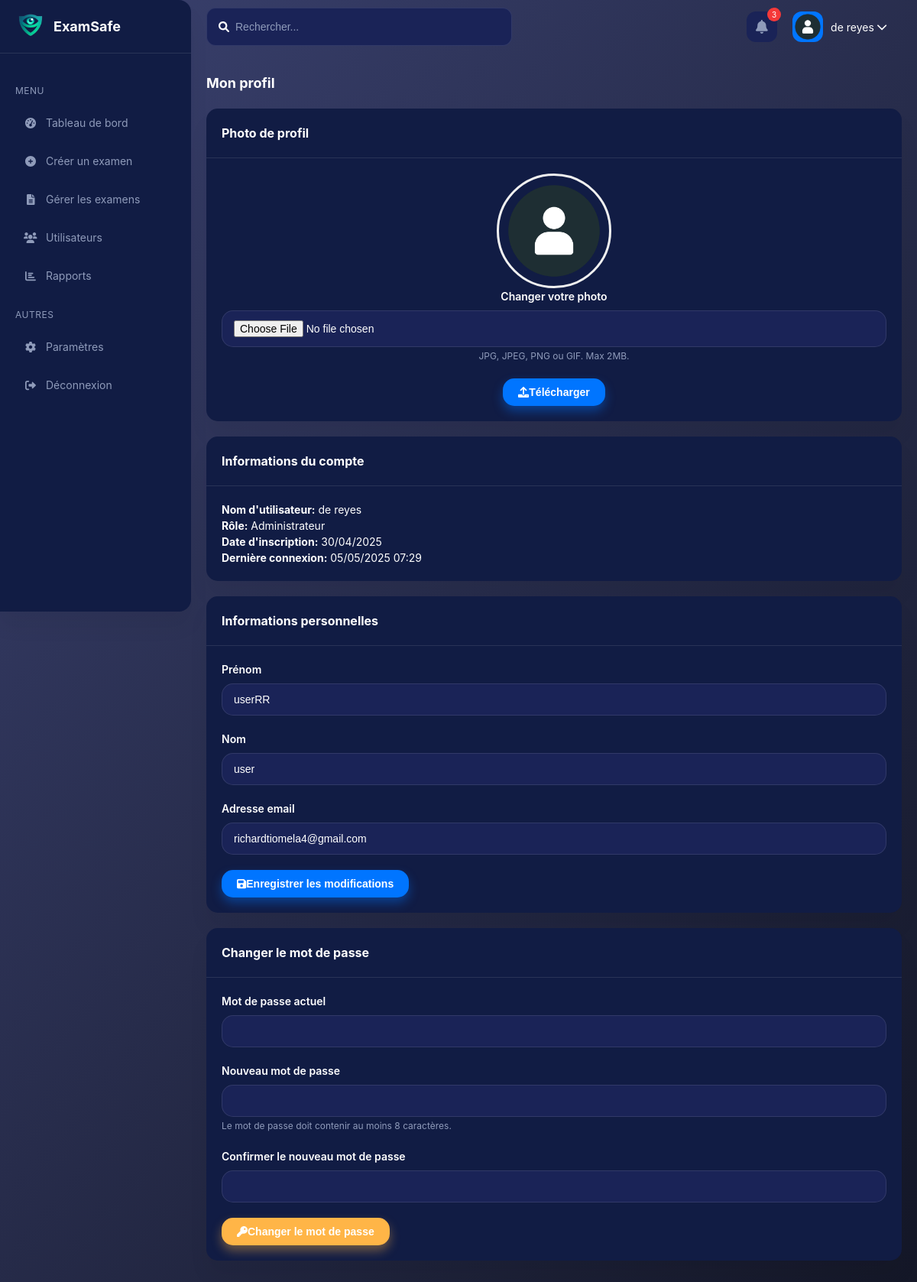
The app's page /admin/profile.php (signed in) with its own data.
### tables this page shows
CREATE TABLE `users` (
  `id` int NOT NULL,
  `username` varchar(50) DEFAULT 'user',
  `password` varchar(255) NOT NULL,
  `email` varchar(100) NOT NULL,
  `first_name` varchar(50) DEFAULT 'user_firstname',
  `last_name` varchar(50) DEFAULT 'user_lastname',
  `role` enum('admin','teacher','student') NOT NULL DEFAULT 'student',
  `role_id` int DEFAULT NULL,
  `status` enum('active','inactive','suspended') NOT NULL DEFAULT 'active',
  `profile_image` varchar(255) DEFAULT NULL,
  `created_at` datetime NOT NULL DEFAULT CURRENT_TIMESTAMP,
  `updated_at` datetime DEFAULT NULL ON UPDATE CURRENT_TIMESTAMP,
  `last_login` datetime DEFAULT NULL,
  `full_name` text NOT NULL,
  `teacher_id` int DEFAULT NULL,
  `created_by` int DEFAULT NULL,
  `updated_by` text,
  `phone` double DEFAULT NULL,
  `bio` text
);

### admin/profile.php (the view, shortened to what this page needs)
<?php
require_once '../includes/auth.php';
$user_id = $_SESSION['user_id'];
$stmt = $conn->prepare("SELECT * FROM users WHERE id = ?");
$stmt->bind_param("i", $user_id);
$stmt->execute();
$user = $stmt->get_result()->fetch_assoc();
include 'includes/header.php';
?>
<div class="d-flex justify-content-between align-items-center mb-20">
    <h1 class="page-title">Mon profil</h1>
</div>
<div class="row">
    <div class="col-md-4">
        <div class="card mb-20">
            <div class="card-header">
                <h2 class="card-title">Photo de profil</h2>
            </div>
            <div class="card-body text-center">
                <div class="profile-image-container mb-20">
                    <?php if (!empty($user['profile_image'])): ?>
                        <img src="../<?php echo $user['profile_image']; ?>" alt="Photo de profil" class="profile-image">
                    <?php else: ?>
                        <img src="../assets/images/avatar.png" alt="Photo de profil par défaut" class="profile-image">
                    <?php endif; ?>
                </div>
                <form action="" method="post" enctype="multipart/form-data">
                    <div class="form-group">
                        <label for="profile_image" class="form-label">Changer votre photo</label>
                        <input type="file" id="profile_image" name="profile_image" class="form-control" accept="image/*">
                        <small class="form-text text-muted">JPG, JPEG, PNG ou GIF. Max 2MB.</small>
                    </div>
                    <button type="submit" name="upload_image" class="btn btn-primary">
                        <i class="fas fa-upload"></i> Télécharger
                    </button>
                </form>
            </div>
        </div>
        <div class="card">
            <div class="card-header">
                <h2 class="card-title">Informations du compte</h2>
            </div>
            <div class="card-body">
                <p><strong>Nom d'utilisateur:</strong> <?php echo htmlspecialchars($user['username']); ?></p>
                <p><strong>Rôle:</strong> Administrateur</p>
                <p><strong>Date d'inscription:</strong> <?php echo date('d/m/Y', strtotime($user['created_at'])); ?></p>
                <p><strong>Dernière connexion:</strong> <?php echo $user['last_login'] ? date('d/m/Y H:i', strtotime($user['last_login'])) : 'Jamais'; ?></p>
            </div>
        </div>
    </div>
    <div class="col-md-8">
        <div class="card mb-20">
            <div class="card-header">
                <h2 class="card-title">Informations personnelles</h2>
            </div>
            <div class="card-body">
                <form action="" method="post">
                    <div class="row">
                        <div class="col-md-6">
                            <div class="form-group">
                                <label for="first_name" class="form-label">Prénom</label>
                                <input type="text" id="first_name" name="first_name" class="form-control" value="<?php echo htmlspecialchars($user['first_name']); ?>" required>
                            </div>
                        </div>
                        <div class="col-md-6">
                            <div class="form-group">
                                <label for="last_name" class="form-label">Nom</label>
                                <input type="text" id="last_name" name="last_name" class="form-control" value="<?php echo htmlspecialchars($user['last_name']); ?>" required>
                            </div>
                        </div>
                    </div>
                    <div class="form-group">
                        <label for="email" class="form-label">Adresse email</label>
                        <input type="email" id="email" name="email" class="form-control" value="<?php echo htmlspecialchars($user['email']); ?>" required>
                    </div>
                    <button type="submit" name="update_profile" class="btn btn-primary">
                        <i class="fas fa-save"></i> Enregistrer les modifications
                    </button>
                </form>
            </div>
        </div>
        <div class="card">
            <div class="card-header">
                <h2 class="card-title">Changer le mot de passe</h2>
            </div>
            <div class="card-body">
                <form action="" method="post">
                    <div class="form-group">
                        <label for="current_password" class="form-label">Mot de passe actuel</label>
                        <input type="password" id="current_password" name="current_password" class="form-control" required>
                    </div>
                    <div class="form-group">
                        <label for="new_password" class="form-label">Nouveau mot de passe</label>
                        <input type="password" id="new_password" name="new_password" class="form-control" required>
                        <small class="form-text text-muted">Le mot de passe doit contenir au moins 8 caractères.</small>
                    </div>
                    <div class="form-group">
                        <label for="confirm_password" class="form-label">Confirmer le nouveau mot de passe</label>
                        <input type="password" id="confirm_password" name="confirm_password" class="form-control" required>
                    </div>
                    <button type="submit" name="change_password" class="btn btn-warning">
                        <i class="fas fa-key"></i> Changer le mot de passe
                    </button>
                </form>
            </div>
        </div>
    </div>
</div>
<?php include 'includes/footer.php'; ?>

### assets/css/admin.css (style rules this page uses)
:root { --primary-color: #0075ff; --primary-hover: #0061d5; --secondary-color: #344767; --background-dark: #0f1535; --background-card: #111c44; --background-card-light: #1a2357; --text-color: #ffffff; --text-muted: #8f9bba; --success-color: #01b574; --danger-color: #f53939; --warning-color: #ffb547; --info-color: #0075ff; --border-color: #2d3867; --sidebar-width: 250px; --header-height: 70px; --border-radius: 15px; --card-shadow: 0 20px 27px 0 rgba(0, 0, 0, 0.05); --transition: all 0.3s ease; }
* { margin: 0; padding: 0; box-sizing: border-box; }
body { font-family: "Plus Jakarta Display", -apple-system, BlinkMacSystemFont, "Segoe UI", Roboto, Oxygen, Ubuntu, Cantarell, "Open Sans", "Helvetica Neue", sans-serif; background-color: var(--background-dark); background-image: linear-gradient(310deg, #141727 0%, #3a416f 100%); color: var(--text-color); line-height: 1.5; font-size: 14px; min-height: 100vh; }
.page-title { font-size: 18px; font-weight: 700; color: var(--text-color); margin-top: 5px; }
.card { background-color: var(--background-card); border-radius: var(--border-radius); box-shadow: var(--card-shadow); margin-bottom: 20px; overflow: hidden; }
.card-header { padding: 20px; border-bottom: 1px solid rgba(255, 255, 255, 0.1); display: flex; justify-content: space-between; align-items: center; }
.card-title { font-size: 16px; font-weight: 700; color: var(--text-color); }
.card-body { padding: 20px; }
.form-group { margin-bottom: 20px; }
.form-label { display: block; margin-bottom: 8px; font-weight: 600; color: var(--text-color); }
.form-control { width: 100%; padding: 12px 15px; border: 1px solid rgba(255, 255, 255, 0.1); border-radius: 15px; background-color: var(--background-card-light); color: var(--text-color); font-size: 14px; transition: border-color 0.15s ease-in-out; }
.form-control::placeholder { color: var(--text-muted); }
.form-text { margin-top: 5px; font-size: 12px; color: var(--text-muted); }
.btn { display: inline-flex; align-items: center; justify-content: center; padding: 10px 20px; font-size: 14px; font-weight: 600; border-radius: 15px; border: none; cursor: pointer; transition: all 0.3s ease; }
.btn-primary { background-color: var(--primary-color); color: white; box-shadow: 0 7px 14px rgba(0, 117, 255, 0.4); }
.btn-warning { background-color: var(--warning-color); color: white; box-shadow: 0 7px 14px rgba(255, 181, 71, 0.4); }
.d-flex { display: flex; }
.align-items-center { align-items: center; }
.justify-content-between { justify-content: space-between; }
.mb-20 { margin-bottom: 20px; }
.text-center { text-align: center; }
.text-muted { color: var(--text-muted); }

### admin/profile.php (style rules this page uses)
.profile-image-container { width: 150px; height: 150px; margin: 0 auto; overflow: hidden; border-radius: 50%; border: 3px solid #f0f0f0; }
.profile-image { width: 100%; height: 100%; object-fit: cover; }

### records on screen
users: profile_image (picture), username "de reyes", created_at "30/04/2025", last_login "05/05/2025 07:29", first_name "userRR", last_name "user", email "richardtiomela4@gmail.com"

### other values on screen
$_SESSION['username'] "de reyes"
